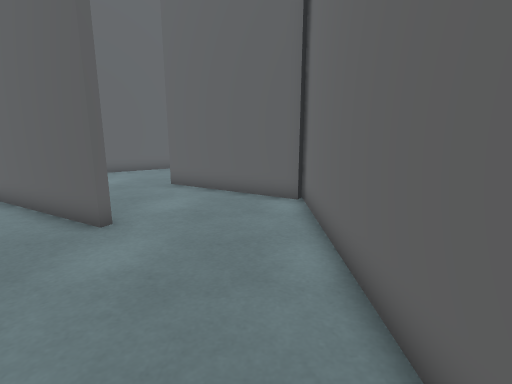
view 1 (above)

15 first-person views from a walk through a scene from a Unity 3-D project. The camera is 1.2 m above the floor, tilts 12° down and sees 80° across. The floor is counted in squares, 0.5 m on a side. Each view is taken from the middle of a square. On the plan, view 1 faces up. The plan holds only what a view shows up to about 19 squares ahead; the rest is blank. The place goes on beyond the plan. The player character is not drawn.

view 2
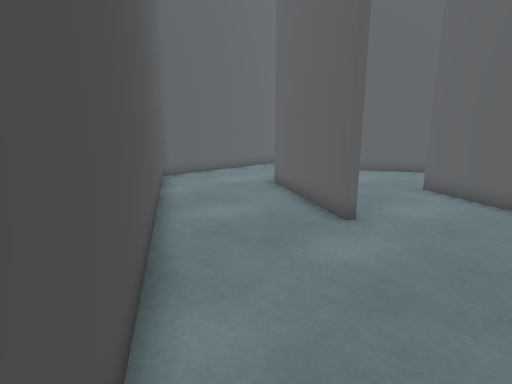

view 3
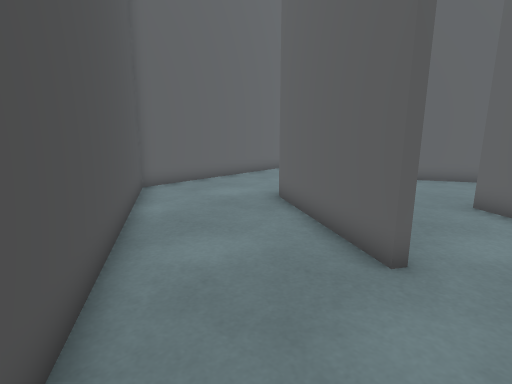

view 4
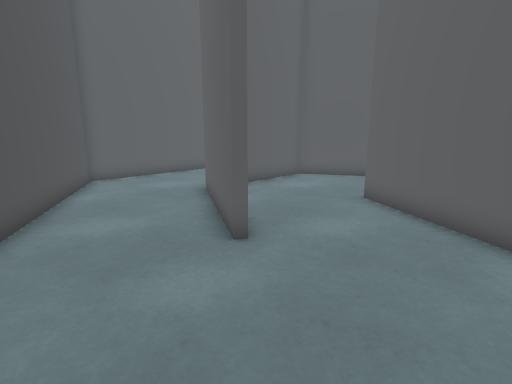

view 5
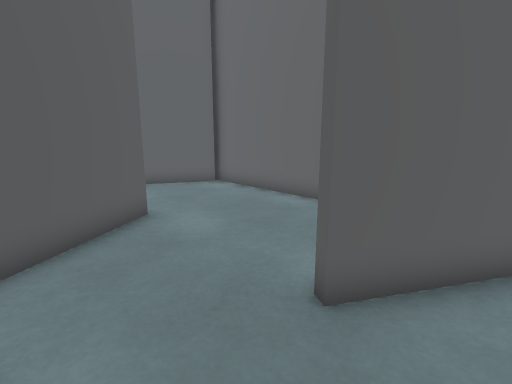

view 6
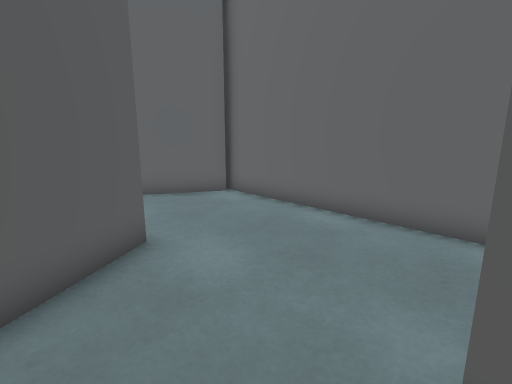

view 7
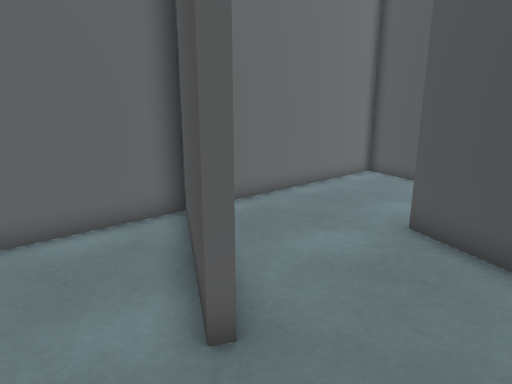

view 8
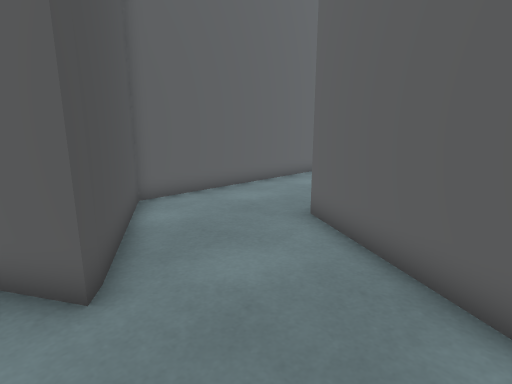

view 9
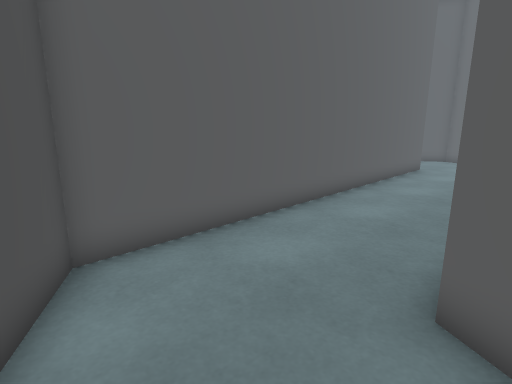

view 10
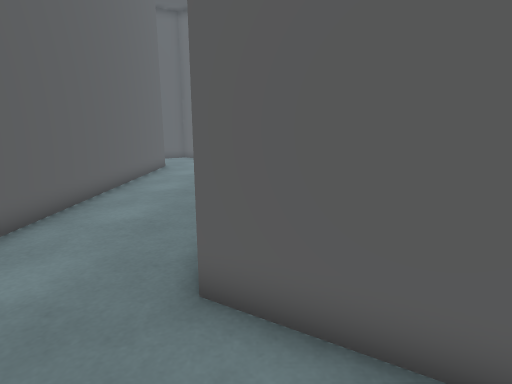

view 11
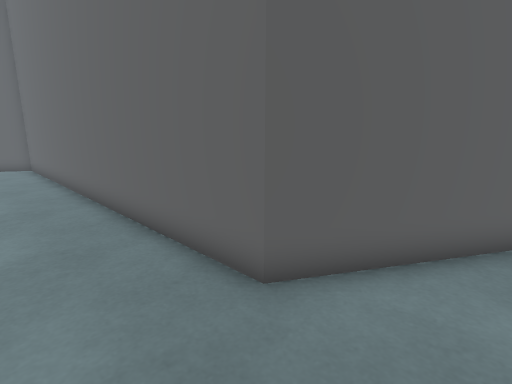

view 12
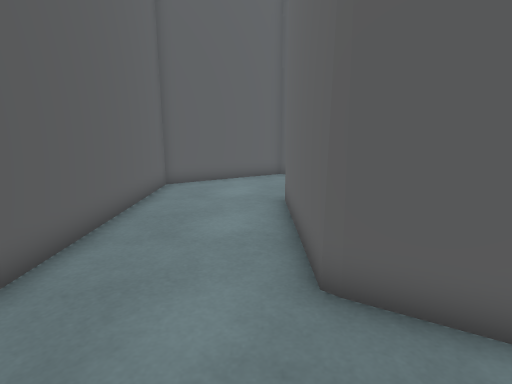

view 13
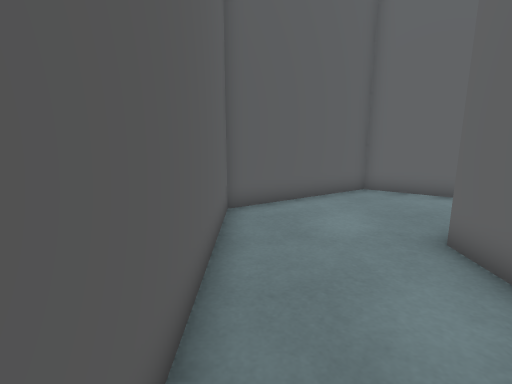

view 14
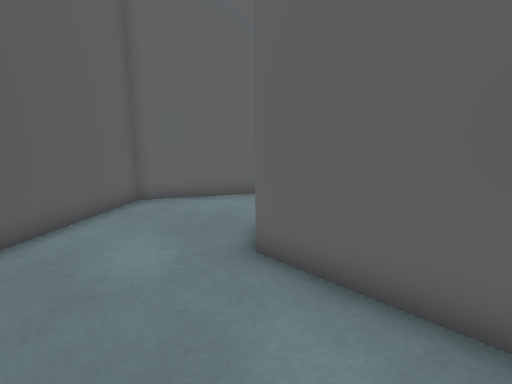

view 15
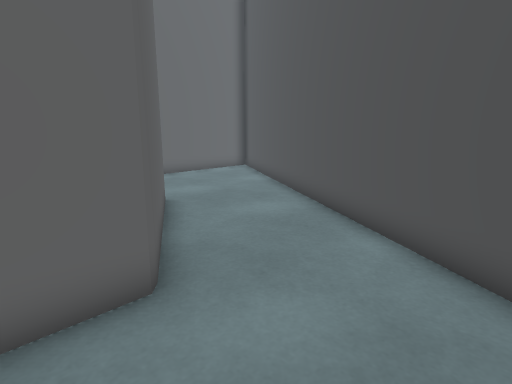

### Floor plan
Points are (right, up) in squares from view 1. A wall is a line through its corners. A room is listed if a view was taken in it or the views show most of it. See-through windows are left out.
Room 1 (views 1, 2, 3, 4, 12, 13, 14, 15)
walls: (-8.7, 9.9) (-9, 10.2) (-9, 16.1); (-3.7, 7) (-9, 10.1); (1.5, 10) (-1, 11.4); (-5.2, 19.8) (-8.7, 21.8) (-13.8, 18.9) (-13.9, 7.4) (1.6, -1.6) (1.6, 10.9)
ways out: opening at (-3, 10) to room 2
Room 2 (views 5, 6, 7, 8, 9, 10)
walls: (-3.5, 13.3) (1.7, 10.3); (-3.8, 19.4) (-3.3, 19) (-8.7, 15.9) (-8.7, 12.1); (-5, 20.1) (-3.7, 19.4); (-1, 11.4) (-3.7, 13); (1.6, 10.9) (1.6, 22.4); (1.4, 22) (-3, 24.5); (-5.7, 8.6) (-3.6, 7.4)
ways out: opening at (-3, 10) to room 1; opening at (-4, 22) to room 3
Room 3 (view 11)
walls: (-3, 24.5) (-3.8, 25) (-3.9, 34.6); (-8.7, 34.5) (-8.7, 22.2) (-5, 20.1)
ways out: opening at (-4, 22) to room 2

Positions as (right, up) in squares from view 1, and headings:
1: (0, 0), facing up
2: (0, 0), facing up-left
3: (-2, 2), facing up-left
4: (1, 3), facing up-left
5: (-7, 11), facing up-right
6: (-6, 13), facing up-right
7: (-6, 15), facing down-right
8: (1, 18), facing up-left
9: (-3, 21), facing up-left
10: (-3, 21), facing up
11: (-7, 22), facing up-right
12: (-10, 6), facing up
13: (-13, 10), facing up
14: (-13, 12), facing up-right
15: (-13, 12), facing down-right
